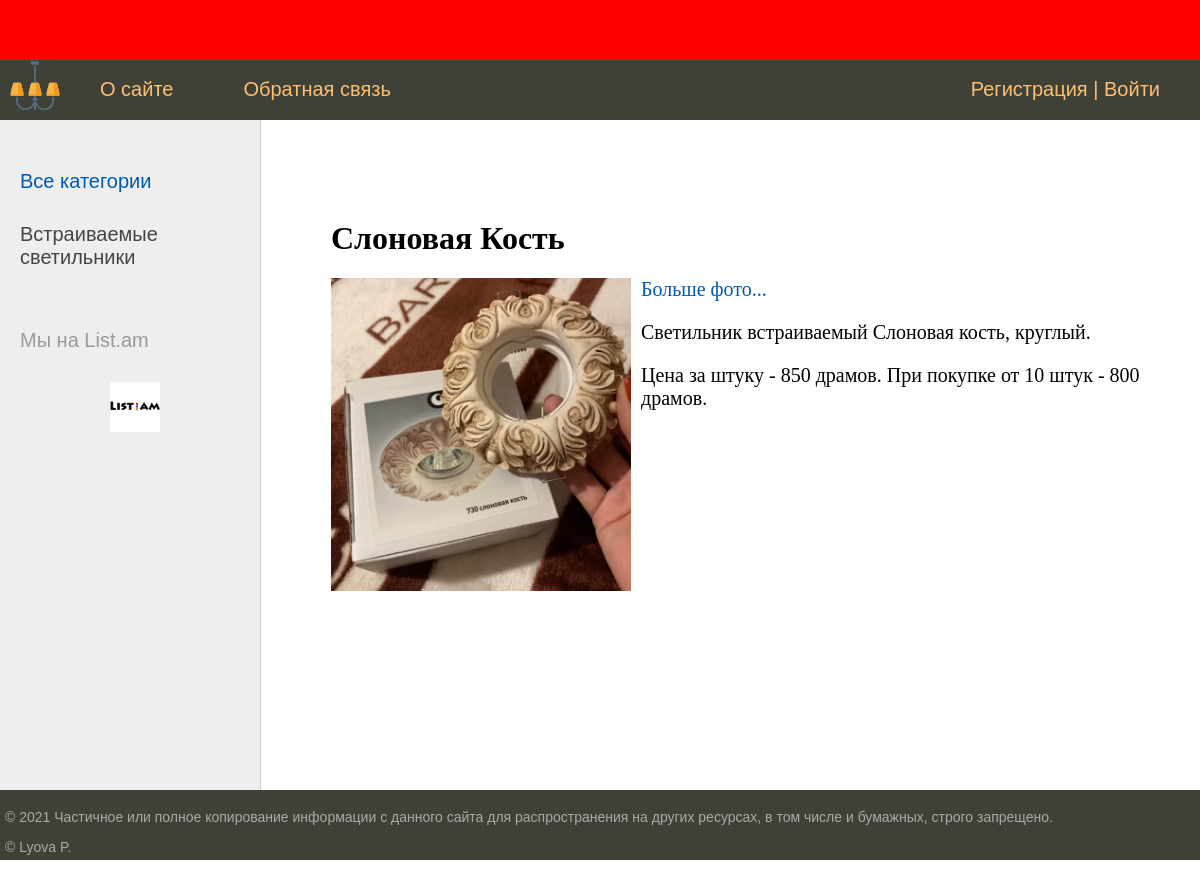
Screenshot of /post/slonovaya-kost/ with the database file from the repository.
### luminaire/models.py (models this page shows, shortened)
class Category(models.Model):
    name = models.CharField(max_length=100, db_index=True, verbose_name="Категория")
    slug = models.SlugField(max_length=255, unique=True, db_index=True, verbose_name='URL')
    def get_absolute_url(self):
        return reverse('category', kwargs={'cat_slug': self.slug})
    class Meta:
        verbose_name='Категория'
        verbose_name_plural='Категория'
        ordering = ['id']

class Luminaire(models.Model):
    title = models.CharField(max_length=255, verbose_name="Название")
    slug = models.SlugField(max_length=255, unique=True, db_index=True, verbose_name='URL')
    content = models.TextField(blank=True, verbose_name="Описание")
    photo = models.ImageField(upload_to='photos/%Y/%m/%d/',  verbose_name="Фото")
    time_create = models.DateTimeField(auto_now_add=True, verbose_name="Время создания")
    time_update = models.DateTimeField(auto_now=True, verbose_name="Время обновления")
    is_published = models.BooleanField(default=True, verbose_name="Опубликовано?")
    cat = models.ForeignKey('Category', on_delete=models.PROTECT, verbose_name="Категория")
    def __str__(self):
        return self.title
    class Meta:
        verbose_name='Светильники'
        verbose_name_plural='Светильники'
        ordering = ['id']

### luminaire/views.py (the view)
# urls.py: path('post/<slug:post_slug>/', ShowPost.as_view(), name='post'),
class ShowPost(DataMixin, DeleteView):
    model = Luminaire
    template_name = 'luminaire/post.html'
    slug_url_kwarg = 'post_slug'
    context_object_name = 'post'
    def get_context_data(self, *, object_list=None, **kwargs):
        context = super().get_context_data(**kwargs)
        c_def = self.get_user_context(title=context['post'])
        return dict(list(context.items()) + list(c_def.items()))

### luminaire/utils.py (called while the page is built)
    def get_user_context(self, **kwargs):
        context = kwargs
        cats = Category.objects.annotate(Count('luminaire'))
        user_menu = menu.copy()
        if not self.request.user.is_authenticated:
            user_menu.pop(1)
        context['menu'] = user_menu
        context['cats'] = cats
        if 'cat_selected' not in context:
            context['cat_selected'] = 0
        return context

### luminaire/templates/luminaire/post.html (shortened to what this page needs)
{% extends 'luminaire/base.html' %}
{% block content %}
<h1>{{post.title}}</h1>
{% if post.photo %}
<p><img class="img-article-left" src="{{post.photo.url}}"></p>
{% endif %}
    {%if "Слоновая Кость" in post.title %}
        <a href="https://www.list.am/ru/item/18292890">Больше фото... </a>
    {% endif %}
{{ post.content|linebreaks }}
{% endblock %}

### luminaire/templates/luminaire/base.html (shortened to what this page needs)
{% load static %}
{% load luminaire_tags %}
<!DOCTYPE html>
<html>
<head>
	<link type="text/css" href="{% static 'luminaire/css/styles.css' %}" rel="stylesheet" />
</head>
<body>
<header class="site-header" id="site-header">
	<section class="header-section">
		<div class="container">
			<div class="d-flex align-center justify-space">
				<div class="w-25 logo-col">
				</div>
			</div>
		</div>
	</section>
</header>
<table class="table-page" border=0 cellpadding="0" cellspacing="0">
<tr><td valign=top>
{% block mainmenu %}
		<div class="header">
			<ul id="mainmenu" class="mainmenu">
			<li class="logo"><a href="{% url 'home' %}"><div class="logo"></div></a></li>
{% for m in menu %}
			<li><a href="{% url m.url_name %}">{{m.title}}</a></li>
{% endfor %}
				{% if request.user.is_authenticated %}
			<li class="last">{{user.username}} | <a href="{% url 'logout' %}">Выйти</a></li>
				{% else %}
			<li class="last"><a href="{% url 'register' %}">Регистрация</a> | <a href="{% url 'login' %}">Войти</a></li>
				{% endif %}
			</ul>
		</div>
{% endblock mainmenu %}
<table class="table-content" border=0 cellpadding="0" cellspacing="0">
<tr>
	<td valign="top" class="left-chapters">
	<ul id="leftchapters">
{% if cat_selected == 0 %}
		<li class="selected">Все категории</li>
{% else %}
		<li><a href="{% url 'home' %}">Все категории</a></li>
{% endif %}
{% for c in cats %}
{% if c.luminaire__count > 0 %}
	{% if c.pk == cat_selected %}
		<li class="selected">{{c.name}}</li>
	{% else %}
		<li><a href="{{ c.get_absolute_url }}">{{c.name}}</a></li>
	{% endif %}
{% endif %}
{% endfor %}
		<li class="share">
		<p>Мы на List.am</p>
		<a class="share-yt" href="https://www.list.am/user/2275995" target="_blank" rel="nofollow"></a>
		</li>
	</ul>
</td>
<td valign="top" class="content">
	<div class="content-text">
{% block content %}
{% endblock %}
	</div>
</td></tr></table>
</td></tr>
<tr><td valign=top>
	<div id="footer">
		<p>&copy; 2021 Частичное или полное копирование информации с данного сайта для распространения на других ресурсах, в том числе и бумажных, строго запрещено.</p>
		<div class="copy">
                        © Lyova P.
                    </div>
	</div>
</td></tr></table>
</body>
</html>

### luminaire/static/luminaire/css/styles.css (style rules this page uses)
html, body { font-family: 'Arial'; margin: 0; padding: 0; height: 100%; width: 100%; color: #444; }
a { color: #0059b2; text-decoration: none; }
img { max-width: 300px; height: auto; }
img.img-article-left { max-width: 300px; height: auto; float: left; padding: 0 10px 10px 0; }
.table-page { width: 100%; height: 100%; vertical-align: top; }
.table-page tr { height: 100%; }
.header { background: #3F4137; height: 60px; }
.logo { background: url('../images/lamp-svgrepo-com.svg'); width: 70px; height: 50px; background-repeat: no-repeat; background-size: contain; background-position: center center; }
ul.mainmenu { list-style: none; margin: 0; padding: 0; height: 60px; color: #fdc071; font-size: 20px; overflow: hidden; }
ul.mainmenu li { float: left; margin: 18px 40px 0 30px; }
ul.mainmenu li.logo { margin: 0; }
ul.mainmenu li.last { float: right; }
ul.mainmenu li a { color: #fdc073; text-decoration: none; }
.table-content { width: 100%; min-height: 100%; height: 100%; }
.left-chapters { margin: 0; background: #eee; border-right: 1px solid #ccc; min-height: 100%; }
.left-chapters ul { width: 230px; min-height: 100%; margin: 0; padding: 20px 10px 10px 20px; list-style: none; font-size: 20px; }
.left-chapters ul li { margin: 30px 0 0 0; color: #999; }
.left-chapters ul li.selected { color: #0059b2; }
.left-chapters ul li a { color: #444; text-decoration: none; }
.left-chapters ul li.share { margin: 60px 0 0 0; }
.left-chapters ul li.share p { margin: 30px 0 30px 0; }
.left-chapters ul li.share a { display: inline-block; width: 40px; height: 40px; margin: 0 20px 0 0; }
.left-chapters ul li.share a.share-yt { width: 100%; height: 50px; background-image: url('../images/listamam.png'); background-repeat: no-repeat; background-size: contain; background-position: center center; }
.content { padding: 40px 20px 20px 40px; width: 100%; box-sizing: border-box; }
.content-text { margin: 60px 0 0 30px; color: #000; font-size: 20px; font-family: Yandex Sans Display Light; }
.content-text h1 { font-size: 32px; }
#footer { box-sizing: border-box; background: #3F4137; padding: 5px; color: #aaa; font-size: 14px; font-family: Verdana, Geneva, Arial, Helvetica; text-align: left; overflow: hidden; }
.site-header { min-height: 60px; width: 100%; background-color: red; }

### rows the page displays
Category: name "Встраиваемые светильники"
Luminaire: title "Слоновая Кость", photo (picture), content "Светильник встраиваемый Слоновая кость, круглый. Цена за штуку - 850 драмов. При покупке от 10 штук - 800 драмов."

### other values shown
{{ m.title }} "О сайте" "Обратная связь"
